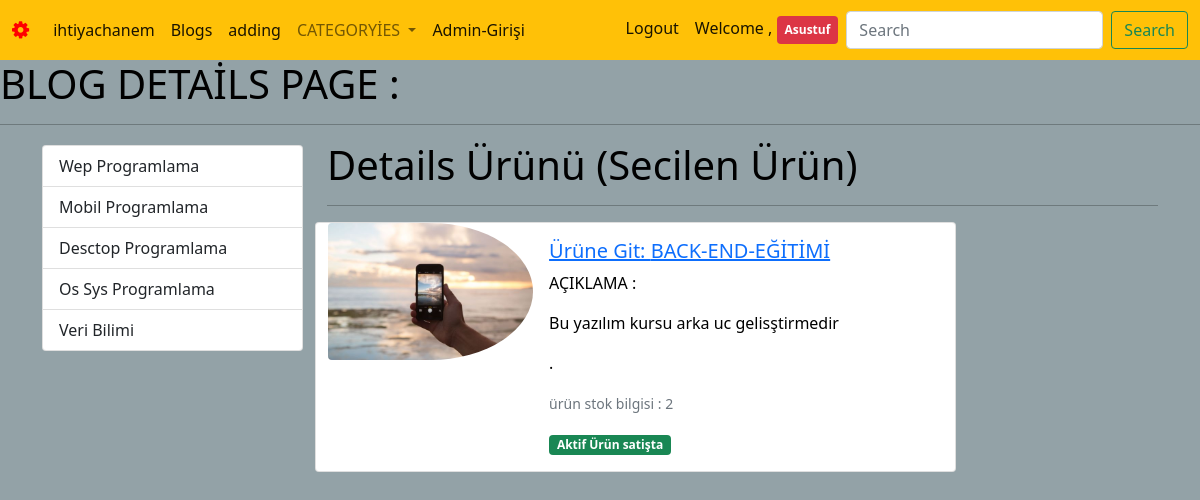
Page /blogs/back-end-egitimi (signed in) on the committed database.
### _mainApp/models.py (models this page shows, shortened)
class Category(models.Model):
    name = models.CharField(max_length=155)
    slug = models.SlugField(null=False,blank=True,unique=True,db_index=True,editable=False)

class Blog(models.Model):
    title = models.CharField(max_length=255)
    image = models.ImageField(upload_to="blogs")
    description = RichTextField(max_length=3500)
    is_active = models.BooleanField()
    is_home = models.BooleanField()
    slug = models.SlugField(null=True,blank=True,unique=True,db_index=True,editable= False)
    categories = models.ManyToManyField(Category,blank=True)

### _mainApp/views.py (the view)
# urls.py: path("blogs/<slug:slug>",views.blogs_details_ihtiyac_hanem,name="blogs_details"),
def blogs_details_ihtiyac_hanem(request,slug):
    if not request.user.is_authenticated:
        return redirect("login")
    context = {
        "categories":Category.objects.all(),
        "blog" : Blog.objects.get(slug=slug),
    }
    return render(request,"_mainApp/blogs-details.html",context)

### _mainApp/templates/_mainApp/blogs-details.html (shortened to what this page needs)
{% extends "base.html" %}
{% load static %}
{% block css_files %}
   <link rel="stylesheet" href="{% static "_mainApp/css/blogs-details.css" %}">
{% endblock css_files %}
{% block content %}
<h1>BLOG DETAİLS PAGE : {{DB}}</h1>
<hr>
<div class="container">
    <div class="row">
      <div class="col-3">
         {% include "partials/_categoryies.html" %}
      </div>
      <div class="col-9">
        <h1>Details Ürünü (Secilen Ürün) </h1>
        <hr>
        <div class="row">
         <div class="card mb-3 w-75" >
             <div class="row g-0">
                 <div class="col-md-4">
                      <img src="{{blog.image.url}}" class="img-fluid rounded-start" alt="...">
                 </div>
                 <div class="col-md-8">
                     <div class="card-body">
                       <h5 class="card-title">
                         <a href="{% url 'blogs_details' blog.slug %}">Ürüne Git: {{blog.title}}</a>
                       </h5>
                       <p class="card-text">AÇIKLAMA : {{blog.description|safe}}.</p>
                       <p class="card-text"><small class="text-muted">ürün stok bilgisi : {{blog.id}}</small></p>
                       {% if blog.is_active %}
                         <span class="badge bg-success">Aktif Ürün satişta</span>
                       {% else %}
                          <span class="badge bg-danger">Passiv Ürün satişta Değil !!!</span>
                       {% endif %}
                     </div>
                  </div>
               </div>
            </div>
         </div>
      </div>
   </div>
</div>
{% endblock content %}

### templates/base.html (shortened to what this page needs)
{% load static %}
<!DOCTYPE html>
<html lang="en">
<head>
    <link rel="stylesheet" href="{% static "css/bootstrap.min.css" %}">
    <link rel="stylesheet" href="{% static "css/font-awesome.min.css" %}">
    <link rel="stylesheet" href="{% static "css/style.css" %}">
    {% block css_files %}{% endblock  %}
</head>
<body>
    {% include "partials/_navbar.html" %}
    {% block content %} {% endblock  %}
</body>
</html>

### templates/partials/_navbar.html (shortened to what this page needs)
<nav class="navbar navbar-expand-lg navbar-light bg-warning">
    <div class="container-fluid">
      <a class="navbar-brand" href="{% url "home" %}">
        <i class="fa fa-cog fa-spin" style="color:red;"></i>
      </a>
      <div class="collapse navbar-collapse" id="navbarSupportedContent">
        <ul class="navbar-nav me-auto mb-2 mb-lg-0">
          <li class="nav-item">
            <a class="nav-link active" aria-current="page" href="{% url "home" %}">ihtiyachanem</a>
          </li>
          <li class="nav-item">
            <a class="nav-link active" aria-current="page" href="{% url "blogs" %}">Blogs</a>
          </li>
          <li class="nav-item">
            <a class="nav-link active" aria-current="page" href="{% url "adding" %}">adding</a>
          </li>
          <li class="nav-item dropdown">
            <a class="nav-link dropdown-toggle" href="#" id="navbarDropdown" role="button" data-bs-toggle="dropdown" aria-expanded="false">
              CATEGORYİES
            </a>
          </li>
           <li class="nav-item">
            <a class="nav-link active" aria-current="page" href="http://127.0.0.1:8000/admin/">Admin-Girişi</a>
          </li>
        </ul>
        <ul class="navbar-nav ms-auto mb-2 mb-lg-0">
          {% if user.is_authenticated %}
               <li class="nav-item">
                 <a class="nav-link active" aria-current="page" href="{% url "logout" %}">Logout</a>
               </li>
               <li class="nav-item">
                 <a class="nav-link active" aria-current="page" href="#">Welcome ,
                  <span class="badge bg-danger p-2">{{user.username|title}}</span>
                  </a>
               </li>
          {% endif %}
        </ul>
        <form class="d-flex">
          <input class="form-control me-2" type="search" placeholder="Search" aria-label="Search">
          <button class="btn btn-outline-success" type="submit">Search</button>
        </form>
      </div>
    </div>
  </nav>

### templates/partials/_categoryies.html
{% load static %}
<div class="list-group mt-1" >
    {% for category  in categories %}
        {% if category.slug == selected_category %}
            <a
                class="list-group-item list-group-item-action  active"
                href="{% url "category_ihtiyac_hanem" category.slug %} "
            >
                {{category.name|title}}
            </a>
        {% else %}
           <a
                class="list-group-item list-group-item-action "
                href="{% url "category_ihtiyac_hanem" category.slug %} "
            >
                {{category.name|title}}
            </a>
        {% endif %}
    {% endfor %}
</div>

### static/css/style.css (style rules this page uses)
body { background-color: rgb(147, 162, 167); color:black; }

### _mainApp/static/_mainApp/css/blogs-details.css (style rules this page uses)
img { border-radius: 50%; }

### rows in the picture
Category: name "Wep Programlama"
Category: name "Mobil Programlama"
Category: name "Desctop Programlama"
Category: name "Os Sys Programlama"
Category: name "Veri̇ Bi̇li̇mi̇"
Blog: image (picture), title "BACK-END-EĞİTİMİ", description "Bu yazılım kursu arka uc gelisştirmedir", id "2"

### other values in the picture
{{ user.username|title }} "Asustuf"
